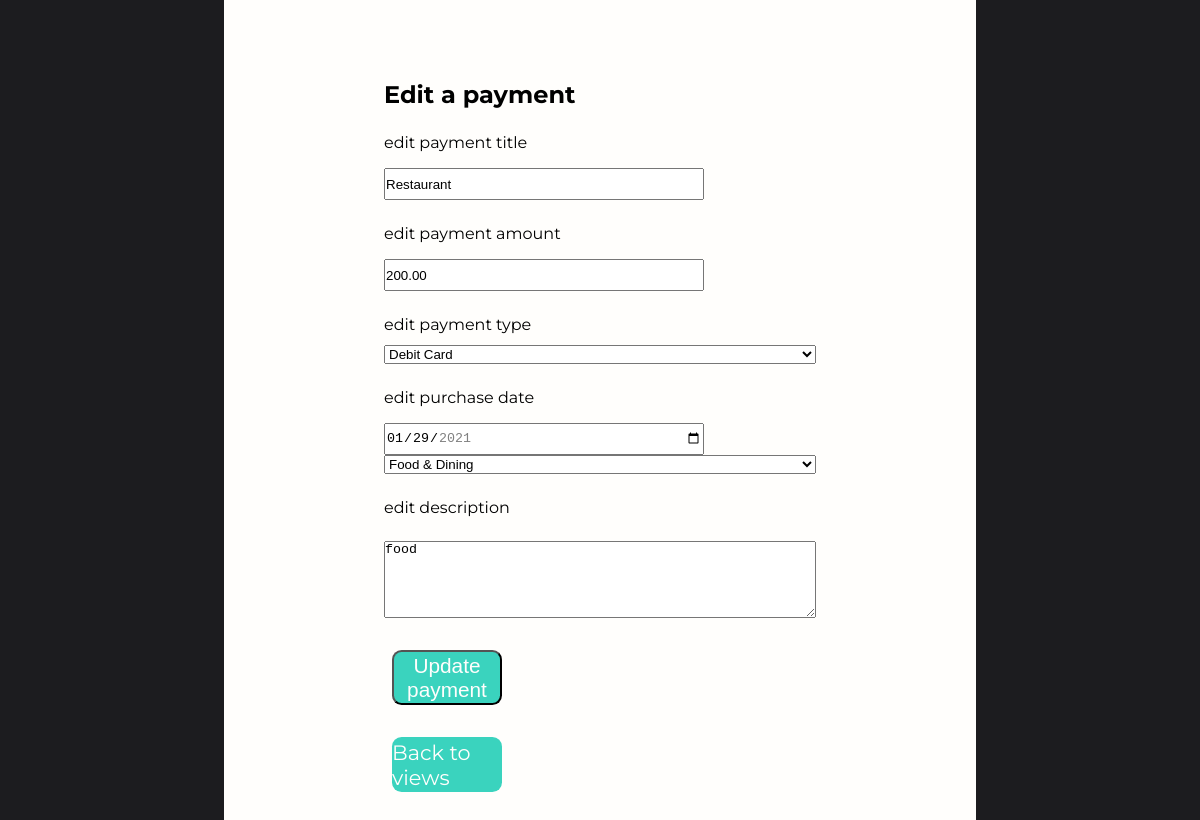
The app's page /edititems/2 (signed in) with its own data.
### tracker/models.py (models this page shows, shortened)
class TrackerItem(models.Model):
    tracker = models.ForeignKey(FinancialTracker, on_delete=models.CASCADE)
    pay_title = models.CharField(max_length=25)
    pay_amt = models.DecimalField(max_digits=6, decimal_places=2)
    pay_type = models.CharField(max_length=25)
    category = models.CharField(max_length=25)
    pay_description = models.CharField(max_length=100)
    purchase_date = models.DateField(auto_now_add=False, auto_now=False)

### tracker/views.py (the view)
# urls.py: path("edititems/<items_id>", tracker_view.edit_items, name="edit-tracker-items"),
def edit_items(request, items_id):
    item_row = TrackerItem.objects.get(id=items_id)
    save_edited_items(request, item_row)
    return render(request, "tracker/edit-items.html", {"itemrow": item_row})

### tracker/views.py (called while the page is built)
def save_edited_items(request, item_row):
    if request.method == "POST":
        if request.POST.get("edited-payment"):
            item_row.pay_title = request.POST.get("pay-title")
            item_row.pay_amt = request.POST.get("pay-amt")
            item_row.pay_type = request.POST.get("pay-type")
            item_row.pay_description = request.POST.get("pay-desc")
            item_row.purchase_date = request.POST.get("purchase-date")
            item_row.category = request.POST.get("category")
            item_row.save()
        return redirect("/trackerviews")

### template/tracker/edit-items.html (shortened to what this page needs)
<!DOCTYPE html>
<html lang="en">
<head>
    {% load static %}
    <link rel="stylesheet" type="text/css" href="{% static 'css/index.css' %}">
</head>
<body>
    {% if user.is_authenticated %}
        <div class="edit-container">
            {% block content %}
            <div class="edit-tracker-items-container">
                <h2>Edit a payment</h2>
                <form method="POST">
                    <label for="title" value="title">edit payment title</label>
                    <input type="text" name="pay-title" value="{{itemrow.pay_title}}">
                    <label for="pay-amt" value="pay-amt">edit payment amount</label>
                    <input type="text" name="pay-amt" placeholder="€100.00" value="{{itemrow.pay_amt}}">
                    <label for="pay-type" value="pay-type">edit payment type</label>
                    <br>
                    <select name="pay-type">
                        <option value="{{itemrow.pay_type}}">{{itemrow.pay_type}}</option>
                    </select>
                    <label for="purchase-date" value='purchase-date'>edit purchase date</label>
                    <input type="date" id="purchase_date" name="purchase-date"value="{{itemrow.purchase_date|date:'Y-m-d'}}"min="2021-01-01" max="2021-12-31">
                    <select name="category">
                        <option value="{{itemrow.category}}">{{itemrow.category}}</option>
                    </select>
                    <label for="pay-desc" value="pay-desc">edit description</label>
                    <textarea name="pay-desc" id="pay-desc" cols="30" rows="5">{{itemrow.pay_description}}</textarea>
                    <button type="submit" name="edited-payment" value="edited-payment" class="btn add">Update payment</button>
                </form>
                <div class="btn views" ><a href="/trackerviews">Back to views</a></div>
            </div>
            {% endblock %}
        </div>
    {% else %}
        <script>
            redirect('/login');
        </script>
    {% endif %}
</body>
</html>

### static/css/index.css (style rules this page uses)
:root { --bg-color-primary:#3ad3be; --text-color-primary:rgb(255, 254, 252); --text-color-secondary: #1c1c1f; }
a { text-decoration: none; }
* { margin: 0; padding: 0; box-sizing: border-box; }
html { height: 100%; }
body { background-color: #1c1c1f; }
.btn { display: flex; justify-content: center; align-items: center; font-size: 1.3rem; background-color: var(--bg-color-primary); border-radius: .6rem; margin: 0 2rem 0 2rem ; width: 110px; height: 55px; cursor: pointer; color: var(--text-color-primary); }
.btn a { text-decoration: none; color: var(--text-color-primary); }
.sign-up-container, form { display: flex; flex-direction: column; justify-content: center; }
form > input { width: 20rem; height: 2rem; margin-top: 1.5rem; }
.log-in-container, label { margin-top: 1.5rem; margin-bottom: -.5rem; }
.user-tracker-container, .edit-tracker-items-container { font-family: Montserrat,sans-serif ; background: rgb(255, 254, 252); padding: 5rem 10rem 5rem 10rem; margin:0 14rem 0 14rem; display: flex; flex-direction: column; justify-content: flex-start; }
.user-tracker-container, textarea { margin-top: 2rem; }
.add, .views { margin-top: 2rem; margin-left: .5rem; }
.edit-option, a { color: #364f6b; }

### records on screen
TrackerItem: pay-title "Restaurant", pay-amt "200.00", pay-type "Debit Card", category "Food & Dining", pay-desc "food"
